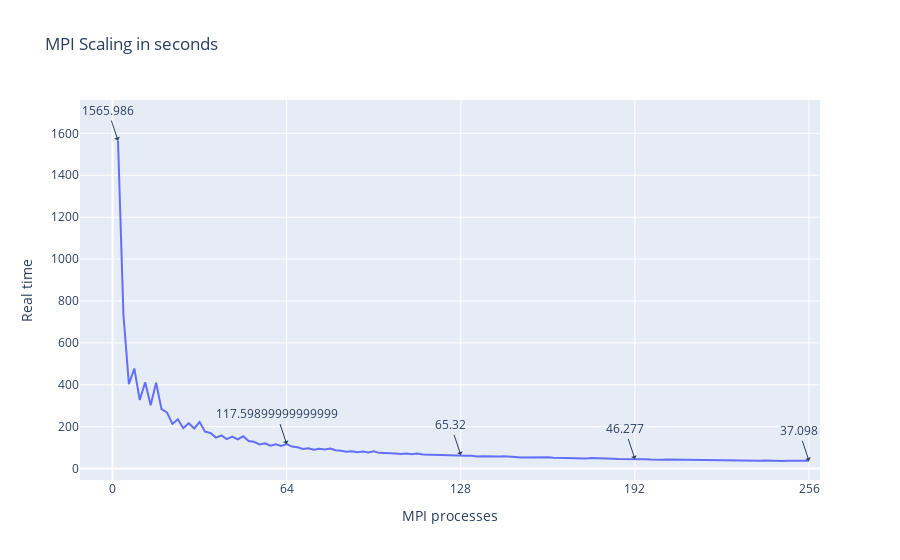

Write notebook code for a chart like this one.
### Markdown cell above
## Plotting the execution time

### Code cell
import plotly.express as px
import plotly.graph_objects as go
import numpy as np

# Plot the execution time 

fig = px.line(df, x='MPI processes', y='Real time', title="MPI Scaling in seconds")
total_processes = df['MPI processes'].max()
quarter_points = [int(total_processes / 4) * i for i in range(5)]  # [0, 1/4, 2/4, 3/4, 1]

# Set the x-axis tick marks and labels
fig.update_xaxes(
    tickvals=quarter_points,
    ticktext=[f'{int(p)}' for p in quarter_points]  # You can customize the format of the labels
)

# Annotate the quarter points with y-axis labels
for x in quarter_points:
    # Find the nearest MPI processes value to the quarter point
    nearest_idx = np.abs(df['MPI processes'] - x).idxmin()
    nearest_mpi_processes = df.loc[nearest_idx, 'MPI processes']
    nearest_real_time = df.loc[nearest_idx, 'Real time']
    fig.add_annotation(x=nearest_mpi_processes, y=nearest_real_time, text=str(nearest_real_time), showarrow=True, arrowhead=1)

# Show the plot
fig.show()

### Figure 1 — Plotly figure (JSON) as saved in the notebook; plotly's stock layout.template omitted (floating-point values rounded to 4 significant figures)
{"data": [{"hovertemplate": "MPI processes=%{x}<br>Real time=%{y}<extra></extra>", "legendgroup": "", "line": {"color": "#636efa", "dash": "solid"}, "marker": {"symbol": "circle"}, "mode": "lines", "name": "", "orientation": "v", "showlegend": false, "type": "scatter", "x": [2, 4, 6, 8, 10, 12, 14, 16, 18, 20, 22, 24, 26, 28, 30, 32, 34, 36, 38, 40, 42, 44, 46, 48, 50, 52, 54, 56, 58, 60, 62, 64, 66, 68, 70, 72, 74, 76, 78, 80, 82, 84, 86, 88, 90, 92, 94, 96, 98, 100, 102, 104, 106, 108, 110, 112, 114, 116, 118, 120, 122, 124, 126, 128, 130, 132, 134, 136, 138, 140, 142, 144, 146, 148, 150, 152, 154, 156, 158, 160, 162, 164, 166, 168, 170, 172, 174, 176, 178, 180, 182, 184, 186, 188, 190, 192, 194, 196, 198, 200, 202, 204, 206, 208, 210, 212, 214, 216, 218, 220, 222, 224, 226, 228, 230, 232, 234, 236, 238, 240, 242, 244, 246, 248, 250, 252, 254, 256], "xaxis": "x", "y": [1566.0, 733.5, 403.2, 477.7, 327.5, 411.9, 302.9, 410.1, 283.5, 268.4, 213.0, 235.4, 192.4, 216.5, 191.4, 222.5, 176.5, 169.9, 148.2, 158.2, 140.9, 153.2, 139.4, 154.1, 131.5, 128.1, 115.7, 120.9, 109.8, 116.4, 108.4, 117.6, 105.2, 101.8, 93.86, 97.38, 90.27, 95.22, 90.97, 96.32, 87.54, 85.77, 80.01, 83.12, 78.77, 82.05, 77.13, 82.28, 75.21, 74.97, 71.41, 72.33, 69.71, 72.11, 69.0, 71.62, 67.25, 66.85, 65.76, 65.67, 63.67, 65.28, 63.56, 65.32, 61.79, 60.94, 58.29, 59.41, 58.08, 58.8, 57.37, 58.94, 55.74, 55.62, 53.49, 54.02, 52.88, 54.93, 52.94, 54.57, 52.12, 51.07, 49.82, 50.13, 48.9, 50.12, 48.78, 50.25, 48.57, 47.28, 46.25, 47.14, 46.01, 46.45, 45.72, 46.28, 44.83, 44.93, 43.61, 44.85, 42.86, 43.48, 43.05, 43.42, 42.13, 41.55, 41.19, 41.9, 40.72, 41.46, 40.57, 41.45, 39.76, 39.63, 38.61, 39.25, 38.01, 38.69, 37.63, 39.29, 37.68, 37.8, 36.8, 37.15, 36.38, 37.07, 36.37, 37.1], "yaxis": "y"}], "layout": {"annotations": [{"arrowhead": 1, "showarrow": true, "text": "1565.986", "x": 2, "y": 1566.0}, {"arrowhead": 1, "showarrow": true, "text": "117.59899999999999", "x": 64, "y": 117.6}, {"arrowhead": 1, "showarrow": true, "text": "65.32", "x": 128, "y": 65.32}, {"arrowhead": 1, "showarrow": true, "text": "46.277", "x": 192, "y": 46.28}, {"arrowhead": 1, "showarrow": true, "text": "37.098", "x": 256, "y": 37.1}], "legend": {"tracegroupgap": 0}, "title": {"text": "MPI Scaling in seconds"}, "xaxis": {"anchor": "y", "domain": [0, 1], "ticktext": ["0", "64", "128", "192", "256"], "tickvals": [0, 64, 128, 192, 256], "title": {"text": "MPI processes"}}, "yaxis": {"anchor": "x", "domain": [0, 1], "title": {"text": "Real time"}}}}
